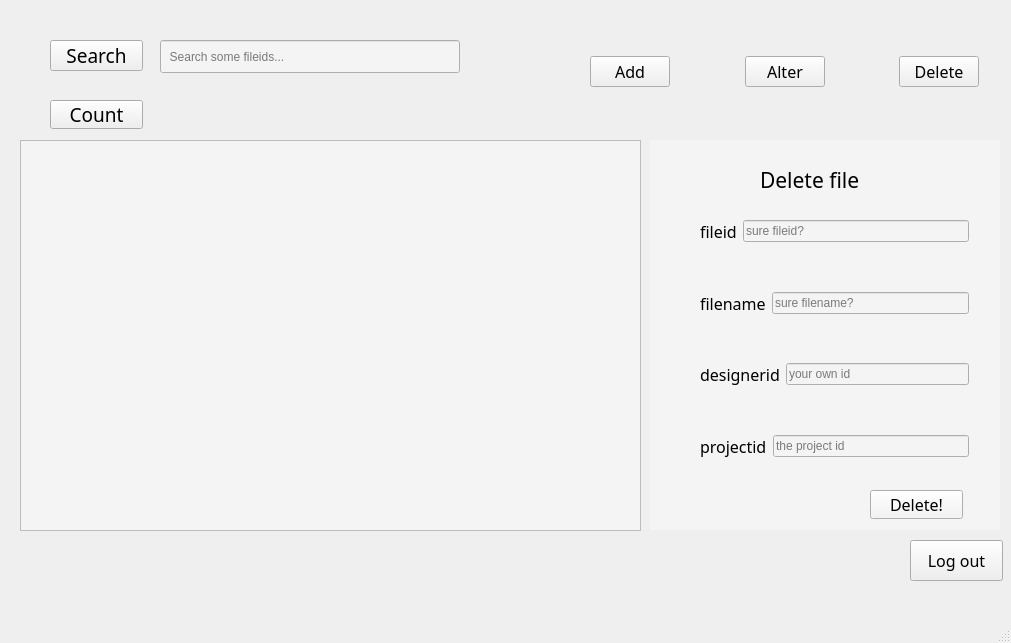
<?xml version="1.0" encoding="UTF-8"?>
<ui version="4.0">
 <class>designerpage</class>
 <widget class="QMainWindow" name="designerpage">
  <property name="geometry">
   <rect>
    <x>0</x>
    <y>0</y>
    <width>1011</width>
    <height>643</height>
   </rect>
  </property>
  <property name="windowTitle">
   <string>MainWindow</string>
  </property>
  <property name="styleSheet">
   <string notr="true">#designerpage{
border-image: url(:/picture1.png);
}</string>
  </property>
  <widget class="QWidget" name="centralwidget">
   <widget class="QPushButton" name="pushButton">
    <property name="geometry">
     <rect>
      <x>1420</x>
      <y>100</y>
      <width>93</width>
      <height>29</height>
     </rect>
    </property>
    <property name="text">
     <string>Delete</string>
    </property>
   </widget>
   <widget class="QPushButton" name="pushButton_alter">
    <property name="geometry">
     <rect>
      <x>1310</x>
      <y>100</y>
      <width>93</width>
      <height>28</height>
     </rect>
    </property>
    <property name="text">
     <string>Alter</string>
    </property>
   </widget>
   <widget class="QStackedWidget" name="controlPage">
    <property name="geometry">
     <rect>
      <x>1200</x>
      <y>180</y>
      <width>321</width>
      <height>391</height>
     </rect>
    </property>
    <property name="styleSheet">
     <string notr="true">background-color: rgb(255, 255, 255);</string>
    </property>
    <property name="currentIndex">
     <number>2</number>
    </property>
    <widget class="QWidget" name="page_3">
     <widget class="QLabel" name="label">
      <property name="geometry">
       <rect>
        <x>30</x>
        <y>90</y>
        <width>67</width>
        <height>20</height>
       </rect>
      </property>
      <property name="text">
       <string>projectid</string>
      </property>
     </widget>
     <widget class="QLineEdit" name="setid">
      <property name="geometry">
       <rect>
        <x>130</x>
        <y>90</y>
        <width>141</width>
        <height>25</height>
       </rect>
      </property>
      <property name="placeholderText">
       <string>add id</string>
      </property>
     </widget>
     <widget class="QLabel" name="label_2">
      <property name="geometry">
       <rect>
        <x>20</x>
        <y>140</y>
        <width>91</width>
        <height>20</height>
       </rect>
      </property>
      <property name="text">
       <string>projectname</string>
      </property>
     </widget>
     <widget class="QLabel" name="label_3">
      <property name="geometry">
       <rect>
        <x>30</x>
        <y>190</y>
        <width>71</width>
        <height>20</height>
       </rect>
      </property>
      <property name="text">
       <string>startdate</string>
      </property>
     </widget>
     <widget class="QLabel" name="label_4">
      <property name="geometry">
       <rect>
        <x>30</x>
        <y>240</y>
        <width>71</width>
        <height>20</height>
       </rect>
      </property>
      <property name="text">
       <string>enddate</string>
      </property>
     </widget>
     <widget class="QLabel" name="label_5">
      <property name="geometry">
       <rect>
        <x>40</x>
        <y>300</y>
        <width>67</width>
        <height>20</height>
       </rect>
      </property>
      <property name="text">
       <string>status</string>
      </property>
     </widget>
     <widget class="QLineEdit" name="setname">
      <property name="geometry">
       <rect>
        <x>130</x>
        <y>140</y>
        <width>141</width>
        <height>25</height>
       </rect>
      </property>
      <property name="placeholderText">
       <string>add name</string>
      </property>
     </widget>
     <widget class="QLineEdit" name="setstart">
      <property name="geometry">
       <rect>
        <x>130</x>
        <y>190</y>
        <width>141</width>
        <height>25</height>
       </rect>
      </property>
      <property name="placeholderText">
       <string>add startdate</string>
      </property>
     </widget>
     <widget class="QLineEdit" name="setend">
      <property name="geometry">
       <rect>
        <x>130</x>
        <y>240</y>
        <width>141</width>
        <height>25</height>
       </rect>
      </property>
      <property name="placeholderText">
       <string>add enddate</string>
      </property>
     </widget>
     <widget class="QLabel" name="label_6">
      <property name="geometry">
       <rect>
        <x>90</x>
        <y>40</y>
        <width>128</width>
        <height>20</height>
       </rect>
      </property>
      <property name="lineWidth">
       <number>4</number>
      </property>
      <property name="text">
       <string>  Add new project</string>
      </property>
      <property name="indent">
       <number>-1</number>
      </property>
     </widget>
     <widget class="QLineEdit" name="setstat">
      <property name="geometry">
       <rect>
        <x>130</x>
        <y>300</y>
        <width>131</width>
        <height>25</height>
       </rect>
      </property>
      <property name="placeholderText">
       <string>add status</string>
      </property>
     </widget>
     <widget class="QPushButton" name="pushButton_addcreate">
      <property name="geometry">
       <rect>
        <x>200</x>
        <y>350</y>
        <width>93</width>
        <height>28</height>
       </rect>
      </property>
      <property name="text">
       <string>Create!</string>
      </property>
     </widget>
    </widget>
    <widget class="QWidget" name="page_4">
     <widget class="QLabel" name="label_7">
      <property name="geometry">
       <rect>
        <x>30</x>
        <y>90</y>
        <width>67</width>
        <height>19</height>
       </rect>
      </property>
      <property name="text">
       <string>projectid</string>
      </property>
     </widget>
     <widget class="QLabel" name="label_8">
      <property name="geometry">
       <rect>
        <x>20</x>
        <y>140</y>
        <width>91</width>
        <height>19</height>
       </rect>
      </property>
      <property name="text">
       <string>projectname</string>
      </property>
     </widget>
     <widget class="QLabel" name="label_9">
      <property name="geometry">
       <rect>
        <x>30</x>
        <y>200</y>
        <width>67</width>
        <height>19</height>
       </rect>
      </property>
      <property name="text">
       <string>startdate</string>
      </property>
     </widget>
     <widget class="QLabel" name="label_10">
      <property name="geometry">
       <rect>
        <x>30</x>
        <y>250</y>
        <width>61</width>
        <height>19</height>
       </rect>
      </property>
      <property name="text">
       <string>enddate</string>
      </property>
     </widget>
     <widget class="QLabel" name="label_11">
      <property name="geometry">
       <rect>
        <x>40</x>
        <y>290</y>
        <width>67</width>
        <height>19</height>
       </rect>
      </property>
      <property name="text">
       <string>status</string>
      </property>
     </widget>
     <widget class="QLineEdit" name="chooseid">
      <property name="geometry">
       <rect>
        <x>130</x>
        <y>90</y>
        <width>151</width>
        <height>25</height>
       </rect>
      </property>
      <property name="placeholderText">
       <string>alter id</string>
      </property>
     </widget>
     <widget class="QLineEdit" name="newname">
      <property name="geometry">
       <rect>
        <x>130</x>
        <y>140</y>
        <width>151</width>
        <height>25</height>
       </rect>
      </property>
      <property name="placeholderText">
       <string>alter name</string>
      </property>
     </widget>
     <widget class="QLineEdit" name="newstart">
      <property name="geometry">
       <rect>
        <x>130</x>
        <y>190</y>
        <width>151</width>
        <height>25</height>
       </rect>
      </property>
      <property name="placeholderText">
       <string>alter startdate</string>
      </property>
     </widget>
     <widget class="QLineEdit" name="newend">
      <property name="geometry">
       <rect>
        <x>130</x>
        <y>240</y>
        <width>151</width>
        <height>25</height>
       </rect>
      </property>
      <property name="placeholderText">
       <string>alter enddate</string>
      </property>
     </widget>
     <widget class="QLineEdit" name="newstat">
      <property name="geometry">
       <rect>
        <x>130</x>
        <y>290</y>
        <width>151</width>
        <height>25</height>
       </rect>
      </property>
      <property name="placeholderText">
       <string>alter status</string>
      </property>
     </widget>
     <widget class="QLabel" name="label_23">
      <property name="geometry">
       <rect>
        <x>90</x>
        <y>20</y>
        <width>141</width>
        <height>51</height>
       </rect>
      </property>
      <property name="text">
       <string>&lt;html&gt;&lt;head/&gt;&lt;body&gt;&lt;p&gt;&lt;span style=&quot; font-size:14pt;&quot;&gt;Alter project&lt;/span&gt;&lt;/p&gt;&lt;/body&gt;&lt;/html&gt;</string>
      </property>
     </widget>
     <widget class="QPushButton" name="pushButton_altercreate">
      <property name="geometry">
       <rect>
        <x>220</x>
        <y>350</y>
        <width>93</width>
        <height>28</height>
       </rect>
      </property>
      <property name="text">
       <string>Alter!</string>
      </property>
     </widget>
    </widget>
    <widget class="QWidget" name="page_5">
     <widget class="QLabel" name="label_12">
      <property name="geometry">
       <rect>
        <x>110</x>
        <y>40</y>
        <width>141</width>
        <height>20</height>
       </rect>
      </property>
      <property name="text">
       <string>Delete project</string>
      </property>
     </widget>
     <widget class="QLabel" name="label_13">
      <property name="geometry">
       <rect>
        <x>40</x>
        <y>120</y>
        <width>67</width>
        <height>20</height>
       </rect>
      </property>
      <property name="text">
       <string>projectid</string>
      </property>
     </widget>
     <widget class="QLabel" name="label_14">
      <property name="geometry">
       <rect>
        <x>30</x>
        <y>190</y>
        <width>91</width>
        <height>20</height>
       </rect>
      </property>
      <property name="text">
       <string>projectname</string>
      </property>
     </widget>
     <widget class="QLabel" name="label_15">
      <property name="geometry">
       <rect>
        <x>50</x>
        <y>260</y>
        <width>67</width>
        <height>20</height>
       </rect>
      </property>
      <property name="text">
       <string>status</string>
      </property>
     </widget>
     <widget class="QLineEdit" name="deleteid">
      <property name="geometry">
       <rect>
        <x>140</x>
        <y>120</y>
        <width>131</width>
        <height>25</height>
       </rect>
      </property>
      <property name="placeholderText">
       <string>delete id</string>
      </property>
     </widget>
     <widget class="QLineEdit" name="deletename">
      <property name="geometry">
       <rect>
        <x>140</x>
        <y>190</y>
        <width>131</width>
        <height>25</height>
       </rect>
      </property>
      <property name="placeholderText">
       <string>delete name</string>
      </property>
     </widget>
     <widget class="QLineEdit" name="deletestatus">
      <property name="geometry">
       <rect>
        <x>140</x>
        <y>260</y>
        <width>131</width>
        <height>25</height>
       </rect>
      </property>
      <property name="placeholderText">
       <string>delete status</string>
      </property>
     </widget>
     <widget class="QPushButton" name="pushButton_deletecreate">
      <property name="geometry">
       <rect>
        <x>200</x>
        <y>350</y>
        <width>93</width>
        <height>29</height>
       </rect>
      </property>
      <property name="text">
       <string>Delete!</string>
      </property>
     </widget>
    </widget>
   </widget>
   <widget class="QPushButton" name="pushButton_add">
    <property name="geometry">
     <rect>
      <x>1200</x>
      <y>100</y>
      <width>93</width>
      <height>29</height>
     </rect>
    </property>
    <property name="text">
     <string>Add</string>
    </property>
   </widget>
   <widget class="QPushButton" name="pushButton_logout">
    <property name="geometry">
     <rect>
      <x>1450</x>
      <y>580</y>
      <width>93</width>
      <height>41</height>
     </rect>
    </property>
    <property name="text">
     <string>Log out</string>
    </property>
   </widget>
   <widget class="QPushButton" name="pushButton_search_file">
    <property name="geometry">
     <rect>
      <x>50</x>
      <y>40</y>
      <width>93</width>
      <height>31</height>
     </rect>
    </property>
    <property name="font">
     <font>
      <family>MV Boli</family>
      <pointsize>14</pointsize>
     </font>
    </property>
    <property name="text">
     <string>Search</string>
    </property>
   </widget>
   <widget class="QTableView" name="cardTable">
    <property name="geometry">
     <rect>
      <x>20</x>
      <y>140</y>
      <width>621</width>
      <height>391</height>
     </rect>
    </property>
    <property name="styleSheet">
     <string notr="true">background-color: rgb(244, 244, 244);</string>
    </property>
   </widget>
   <widget class="QStackedWidget" name="controlPage_2">
    <property name="geometry">
     <rect>
      <x>650</x>
      <y>140</y>
      <width>350</width>
      <height>390</height>
     </rect>
    </property>
    <property name="sizePolicy">
     <sizepolicy hsizetype="Fixed" vsizetype="Fixed">
      <horstretch>0</horstretch>
      <verstretch>0</verstretch>
     </sizepolicy>
    </property>
    <property name="minimumSize">
     <size>
      <width>350</width>
      <height>390</height>
     </size>
    </property>
    <property name="maximumSize">
     <size>
      <width>350</width>
      <height>390</height>
     </size>
    </property>
    <property name="font">
     <font>
      <family>MV Boli</family>
      <pointsize>16</pointsize>
     </font>
    </property>
    <property name="styleSheet">
     <string notr="true">
background-color: rgb(244, 244, 244);</string>
    </property>
    <property name="currentIndex">
     <number>2</number>
    </property>
    <widget class="QWidget" name="page">
     <widget class="QPushButton" name="pushButton_addcreate_file">
      <property name="geometry">
       <rect>
        <x>240</x>
        <y>350</y>
        <width>93</width>
        <height>28</height>
       </rect>
      </property>
      <property name="font">
       <font>
        <family>MV Boli</family>
        <pointsize>12</pointsize>
       </font>
      </property>
      <property name="text">
       <string>Create!</string>
      </property>
     </widget>
     <widget class="QLabel" name="label_21">
      <property name="geometry">
       <rect>
        <x>60</x>
        <y>10</y>
        <width>221</width>
        <height>20</height>
       </rect>
      </property>
      <property name="font">
       <font>
        <family>MV Boli</family>
        <pointsize>16</pointsize>
       </font>
      </property>
      <property name="lineWidth">
       <number>4</number>
      </property>
      <property name="text">
       <string>  Add new file</string>
      </property>
      <property name="indent">
       <number>-1</number>
      </property>
     </widget>
     <widget class="QWidget" name="layoutWidget">
      <property name="geometry">
       <rect>
        <x>20</x>
        <y>50</y>
        <width>311</width>
        <height>289</height>
       </rect>
      </property>
      <layout class="QVBoxLayout" name="verticalLayout_3">
       <item>
        <layout class="QHBoxLayout" name="horizontalLayout_6">
         <item>
          <widget class="QLabel" name="label_16">
           <property name="font">
            <font>
             <family>MV Boli</family>
             <pointsize>12</pointsize>
            </font>
           </property>
           <property name="text">
            <string>fileid</string>
           </property>
          </widget>
         </item>
         <item>
          <widget class="QLineEdit" name="setfileid">
           <property name="placeholderText">
            <string> any id...</string>
           </property>
          </widget>
         </item>
        </layout>
       </item>
       <item>
        <layout class="QHBoxLayout" name="horizontalLayout_12">
         <item>
          <widget class="QLabel" name="label_17">
           <property name="font">
            <font>
             <family>MV Boli</family>
             <pointsize>12</pointsize>
            </font>
           </property>
           <property name="text">
            <string>filename</string>
           </property>
          </widget>
         </item>
         <item>
          <widget class="QLineEdit" name="setfilename">
           <property name="placeholderText">
            <string>any filename...</string>
           </property>
          </widget>
         </item>
        </layout>
       </item>
       <item>
        <layout class="QHBoxLayout" name="horizontalLayout_11">
         <item>
          <widget class="QLabel" name="label_18">
           <property name="font">
            <font>
             <family>MV Boli</family>
             <pointsize>12</pointsize>
            </font>
           </property>
           <property name="text">
            <string>filetype</string>
           </property>
          </widget>
         </item>
         <item>
          <widget class="QLineEdit" name="setfiletype">
           <property name="placeholderText">
            <string>any filetype...</string>
           </property>
          </widget>
         </item>
        </layout>
       </item>
       <item>
        <layout class="QHBoxLayout" name="horizontalLayout_10">
         <item>
          <widget class="QLabel" name="label_19">
           <property name="font">
            <font>
             <family>MV Boli</family>
             <pointsize>12</pointsize>
            </font>
           </property>
           <property name="text">
            <string>uploaddate</string>
           </property>
          </widget>
         </item>
         <item>
          <widget class="QLineEdit" name="setdate">
           <property name="placeholderText">
            <string>the date...</string>
           </property>
          </widget>
         </item>
        </layout>
       </item>
       <item>
        <layout class="QHBoxLayout" name="horizontalLayout_9">
         <item>
          <widget class="QLabel" name="label_20">
           <property name="font">
            <font>
             <family>MV Boli</family>
             <pointsize>12</pointsize>
            </font>
           </property>
           <property name="text">
            <string>versionnumber</string>
           </property>
          </widget>
         </item>
         <item>
          <widget class="QLineEdit" name="setversion">
           <property name="placeholderText">
            <string>the version...</string>
           </property>
          </widget>
         </item>
        </layout>
       </item>
       <item>
        <layout class="QHBoxLayout" name="horizontalLayout_8">
         <item>
          <widget class="QLabel" name="label_33">
           <property name="font">
            <font>
             <family>MV Boli</family>
             <pointsize>12</pointsize>
            </font>
           </property>
           <property name="text">
            <string>designerid</string>
           </property>
          </widget>
         </item>
         <item>
          <widget class="QLineEdit" name="thedesignerid">
           <property name="text">
            <string/>
           </property>
           <property name="placeholderText">
            <string>your own id...</string>
           </property>
          </widget>
         </item>
        </layout>
       </item>
       <item>
        <layout class="QHBoxLayout" name="horizontalLayout_7">
         <item>
          <widget class="QLabel" name="label_34">
           <property name="font">
            <font>
             <family>MV Boli</family>
             <pointsize>12</pointsize>
            </font>
           </property>
           <property name="text">
            <string>projectid</string>
           </property>
          </widget>
         </item>
         <item>
          <widget class="QLineEdit" name="theprojectid">
           <property name="placeholderText">
            <string>the project id...</string>
           </property>
          </widget>
         </item>
        </layout>
       </item>
      </layout>
     </widget>
    </widget>
    <widget class="QWidget" name="page_2">
     <widget class="QLabel" name="label_28">
      <property name="geometry">
       <rect>
        <x>100</x>
        <y>0</y>
        <width>141</width>
        <height>51</height>
       </rect>
      </property>
      <property name="font">
       <font>
        <family>MV Boli</family>
        <pointsize>18</pointsize>
       </font>
      </property>
      <property name="text">
       <string>&lt;html&gt;&lt;head/&gt;&lt;body&gt;&lt;p&gt;Alter file&lt;/p&gt;&lt;/body&gt;&lt;/html&gt;</string>
      </property>
     </widget>
     <widget class="QPushButton" name="pushButton_altercreate_file">
      <property name="geometry">
       <rect>
        <x>240</x>
        <y>350</y>
        <width>93</width>
        <height>28</height>
       </rect>
      </property>
      <property name="font">
       <font>
        <family>MV Boli</family>
        <pointsize>12</pointsize>
       </font>
      </property>
      <property name="styleSheet">
       <string notr="true">background-color: rgb(244, 244, 244);</string>
      </property>
      <property name="text">
       <string>Alter!</string>
      </property>
     </widget>
     <widget class="QWidget" name="layoutWidget">
      <property name="geometry">
       <rect>
        <x>10</x>
        <y>50</y>
        <width>311</width>
        <height>289</height>
       </rect>
      </property>
      <layout class="QVBoxLayout" name="verticalLayout_4">
       <item>
        <layout class="QHBoxLayout" name="horizontalLayout_24">
         <item>
          <widget class="QLabel" name="label_22">
           <property name="font">
            <font>
             <family>MV Boli</family>
             <pointsize>12</pointsize>
            </font>
           </property>
           <property name="text">
            <string>fileid</string>
           </property>
          </widget>
         </item>
         <item>
          <widget class="QLineEdit" name="choosefileid">
           <property name="placeholderText">
            <string>alter fileid...</string>
           </property>
          </widget>
         </item>
        </layout>
       </item>
       <item>
        <layout class="QHBoxLayout" name="horizontalLayout_25">
         <item>
          <widget class="QLabel" name="label_24">
           <property name="font">
            <font>
             <family>MV Boli</family>
             <pointsize>12</pointsize>
            </font>
           </property>
           <property name="text">
            <string>filename</string>
           </property>
          </widget>
         </item>
         <item>
          <widget class="QLineEdit" name="newfilename">
           <property name="placeholderText">
            <string>alter filename...</string>
           </property>
          </widget>
         </item>
        </layout>
       </item>
       <item>
        <layout class="QHBoxLayout" name="horizontalLayout_26">
         <item>
          <widget class="QLabel" name="label_25">
           <property name="font">
            <font>
             <family>MV Boli</family>
             <pointsize>12</pointsize>
            </font>
           </property>
           <property name="text">
            <string>filetype</string>
           </property>
          </widget>
         </item>
         <item>
          <widget class="QLineEdit" name="newtype">
           <property name="placeholderText">
            <string>alter filetype...</string>
           </property>
          </widget>
         </item>
        </layout>
       </item>
       <item>
        <layout class="QHBoxLayout" name="horizontalLayout_27">
         <item>
          <widget class="QLabel" name="label_26">
           <property name="font">
            <font>
             <family>MV Boli</family>
             <pointsize>12</pointsize>
            </font>
           </property>
           <property name="text">
            <string>uploaddate</string>
           </property>
          </widget>
         </item>
         <item>
          <widget class="QLineEdit" name="newdate">
           <property name="placeholderText">
            <string>alter date...</string>
           </property>
          </widget>
         </item>
        </layout>
       </item>
       <item>
        <layout class="QHBoxLayout" name="horizontalLayout_28">
         <item>
          <widget class="QLabel" name="label_27">
           <property name="font">
            <font>
             <family>MV Boli</family>
             <pointsize>12</pointsize>
            </font>
           </property>
           <property name="text">
            <string>versionnumber</string>
           </property>
          </widget>
         </item>
         <item>
          <widget class="QLineEdit" name="newversion">
           <property name="placeholderText">
            <string>alter version...</string>
           </property>
          </widget>
         </item>
        </layout>
       </item>
       <item>
        <layout class="QHBoxLayout" name="horizontalLayout_29">
         <item>
          <widget class="QLabel" name="label_35">
           <property name="font">
            <font>
             <family>MV Boli</family>
             <pointsize>12</pointsize>
            </font>
           </property>
           <property name="text">
            <string>designid</string>
           </property>
          </widget>
         </item>
         <item>
          <widget class="QLineEdit" name="thedesignerid_2">
           <property name="placeholderText">
            <string>your id...</string>
           </property>
          </widget>
         </item>
        </layout>
       </item>
       <item>
        <layout class="QHBoxLayout" name="horizontalLayout_30">
         <item>
          <widget class="QLabel" name="label_36">
           <property name="font">
            <font>
             <family>MV Boli</family>
             <pointsize>12</pointsize>
            </font>
           </property>
           <property name="text">
            <string>projectid</string>
           </property>
          </widget>
         </item>
         <item>
          <widget class="QLineEdit" name="theprojectid_2">
           <property name="placeholderText">
            <string>the project id...</string>
           </property>
          </widget>
         </item>
        </layout>
       </item>
      </layout>
     </widget>
    </widget>
    <widget class="QWidget" name="page_6">
     <widget class="QLabel" name="label_29">
      <property name="geometry">
       <rect>
        <x>110</x>
        <y>30</y>
        <width>141</width>
        <height>20</height>
       </rect>
      </property>
      <property name="font">
       <font>
        <family>MV Boli</family>
        <pointsize>16</pointsize>
       </font>
      </property>
      <property name="text">
       <string>Delete file</string>
      </property>
     </widget>
     <widget class="QPushButton" name="pushButton_deletecreate_file">
      <property name="geometry">
       <rect>
        <x>220</x>
        <y>350</y>
        <width>93</width>
        <height>29</height>
       </rect>
      </property>
      <property name="font">
       <font>
        <family>MV Boli</family>
        <pointsize>12</pointsize>
       </font>
      </property>
      <property name="text">
       <string>Delete!</string>
      </property>
     </widget>
     <widget class="QWidget" name="layoutWidget">
      <property name="geometry">
       <rect>
        <x>50</x>
        <y>80</y>
        <width>269</width>
        <height>238</height>
       </rect>
      </property>
      <layout class="QVBoxLayout" name="verticalLayout">
       <item>
        <layout class="QHBoxLayout" name="horizontalLayout">
         <item>
          <widget class="QLabel" name="label_30">
           <property name="font">
            <font>
             <family>MV Boli</family>
             <pointsize>12</pointsize>
            </font>
           </property>
           <property name="text">
            <string>fileid</string>
           </property>
          </widget>
         </item>
         <item>
          <widget class="QLineEdit" name="deleteid_file">
           <property name="placeholderText">
            <string>sure fileid?</string>
           </property>
          </widget>
         </item>
        </layout>
       </item>
       <item>
        <spacer name="verticalSpacer">
         <property name="orientation">
          <enum>Qt::Orientation::Vertical</enum>
         </property>
         <property name="sizeHint" stdset="0">
          <size>
           <width>20</width>
           <height>18</height>
          </size>
         </property>
        </spacer>
       </item>
       <item>
        <layout class="QHBoxLayout" name="horizontalLayout_2">
         <item>
          <widget class="QLabel" name="label_31">
           <property name="font">
            <font>
             <family>MV Boli</family>
             <pointsize>12</pointsize>
            </font>
           </property>
           <property name="text">
            <string>filename</string>
           </property>
          </widget>
         </item>
         <item>
          <widget class="QLineEdit" name="deletename_file">
           <property name="placeholderText">
            <string>sure filename?</string>
           </property>
          </widget>
         </item>
        </layout>
       </item>
       <item>
        <spacer name="verticalSpacer_2">
         <property name="orientation">
          <enum>Qt::Orientation::Vertical</enum>
         </property>
         <property name="sizeHint" stdset="0">
          <size>
           <width>20</width>
           <height>18</height>
          </size>
         </property>
        </spacer>
       </item>
       <item>
        <layout class="QHBoxLayout" name="horizontalLayout_3">
         <item>
          <widget class="QLabel" name="label_32">
           <property name="font">
            <font>
             <family>MV Boli</family>
             <pointsize>12</pointsize>
            </font>
           </property>
           <property name="text">
            <string>designerid</string>
           </property>
          </widget>
         </item>
         <item>
          <widget class="QLineEdit" name="thedesignerid_3">
           <property name="placeholderText">
            <string>your own id</string>
           </property>
          </widget>
         </item>
        </layout>
       </item>
       <item>
        <spacer name="verticalSpacer_3">
         <property name="orientation">
          <enum>Qt::Orientation::Vertical</enum>
         </property>
         <property name="sizeHint" stdset="0">
          <size>
           <width>20</width>
           <height>18</height>
          </size>
         </property>
        </spacer>
       </item>
       <item>
        <layout class="QHBoxLayout" name="horizontalLayout_4">
         <item>
          <widget class="QLabel" name="label_37">
           <property name="font">
            <font>
             <family>MV Boli</family>
             <pointsize>12</pointsize>
            </font>
           </property>
           <property name="text">
            <string>projectid</string>
           </property>
          </widget>
         </item>
         <item>
          <widget class="QLineEdit" name="theprojectid_3">
           <property name="placeholderText">
            <string>the project id</string>
           </property>
          </widget>
         </item>
        </layout>
       </item>
      </layout>
     </widget>
    </widget>
   </widget>
   <widget class="QLineEdit" name="searchid_file">
    <property name="geometry">
     <rect>
      <x>160</x>
      <y>40</y>
      <width>300</width>
      <height>33</height>
     </rect>
    </property>
    <property name="sizePolicy">
     <sizepolicy hsizetype="Fixed" vsizetype="Fixed">
      <horstretch>0</horstretch>
      <verstretch>0</verstretch>
     </sizepolicy>
    </property>
    <property name="minimumSize">
     <size>
      <width>300</width>
      <height>33</height>
     </size>
    </property>
    <property name="maximumSize">
     <size>
      <width>300</width>
      <height>30</height>
     </size>
    </property>
    <property name="styleSheet">
     <string notr="true">background-color: rgb(244, 244, 244);</string>
    </property>
    <property name="placeholderText">
     <string>  Search some fileids...</string>
    </property>
    <property name="cursorMoveStyle">
     <enum>Qt::CursorMoveStyle::VisualMoveStyle</enum>
    </property>
   </widget>
   <widget class="QPushButton" name="pushButton_logout_file">
    <property name="geometry">
     <rect>
      <x>910</x>
      <y>540</y>
      <width>93</width>
      <height>41</height>
     </rect>
    </property>
    <property name="font">
     <font>
      <family>MV Boli</family>
      <pointsize>12</pointsize>
     </font>
    </property>
    <property name="text">
     <string>Log out</string>
    </property>
   </widget>
   <widget class="QPushButton" name="pushButton_count_file">
    <property name="geometry">
     <rect>
      <x>50</x>
      <y>100</y>
      <width>93</width>
      <height>29</height>
     </rect>
    </property>
    <property name="font">
     <font>
      <family>MV Boli</family>
      <pointsize>14</pointsize>
     </font>
    </property>
    <property name="text">
     <string>Count</string>
    </property>
   </widget>
   <widget class="QLabel" name="rowcount_file">
    <property name="geometry">
     <rect>
      <x>170</x>
      <y>100</y>
      <width>67</width>
      <height>20</height>
     </rect>
    </property>
    <property name="font">
     <font>
      <pointsize>16</pointsize>
     </font>
    </property>
    <property name="styleSheet">
     <string notr="true"/>
    </property>
    <property name="text">
     <string/>
    </property>
   </widget>
   <widget class="QWidget" name="layoutWidget">
    <property name="geometry">
     <rect>
      <x>590</x>
      <y>50</y>
      <width>389</width>
      <height>44</height>
     </rect>
    </property>
    <layout class="QHBoxLayout" name="horizontalLayout_5">
     <item>
      <widget class="QPushButton" name="pushButton_add_file">
       <property name="font">
        <font>
         <family>MV Boli</family>
         <pointsize>12</pointsize>
        </font>
       </property>
       <property name="text">
        <string>Add</string>
       </property>
      </widget>
     </item>
     <item>
      <spacer name="horizontalSpacer">
       <property name="orientation">
        <enum>Qt::Orientation::Horizontal</enum>
       </property>
       <property name="sizeHint" stdset="0">
        <size>
         <width>40</width>
         <height>20</height>
        </size>
       </property>
      </spacer>
     </item>
     <item>
      <widget class="QPushButton" name="pushButton_alter_file">
       <property name="font">
        <font>
         <family>MV Boli</family>
         <pointsize>12</pointsize>
        </font>
       </property>
       <property name="text">
        <string>Alter</string>
       </property>
      </widget>
     </item>
     <item>
      <spacer name="horizontalSpacer_2">
       <property name="orientation">
        <enum>Qt::Orientation::Horizontal</enum>
       </property>
       <property name="sizeHint" stdset="0">
        <size>
         <width>40</width>
         <height>20</height>
        </size>
       </property>
      </spacer>
     </item>
     <item>
      <widget class="QPushButton" name="pushButton_deletefile">
       <property name="font">
        <font>
         <family>MV Boli</family>
         <pointsize>12</pointsize>
        </font>
       </property>
       <property name="text">
        <string>Delete</string>
       </property>
      </widget>
     </item>
    </layout>
   </widget>
  </widget>
  <widget class="QMenuBar" name="menubar">
   <property name="geometry">
    <rect>
     <x>0</x>
     <y>0</y>
     <width>1011</width>
     <height>26</height>
    </rect>
   </property>
  </widget>
  <widget class="QStatusBar" name="statusbar"/>
 </widget>
 <resources/>
 <connections/>
</ui>
